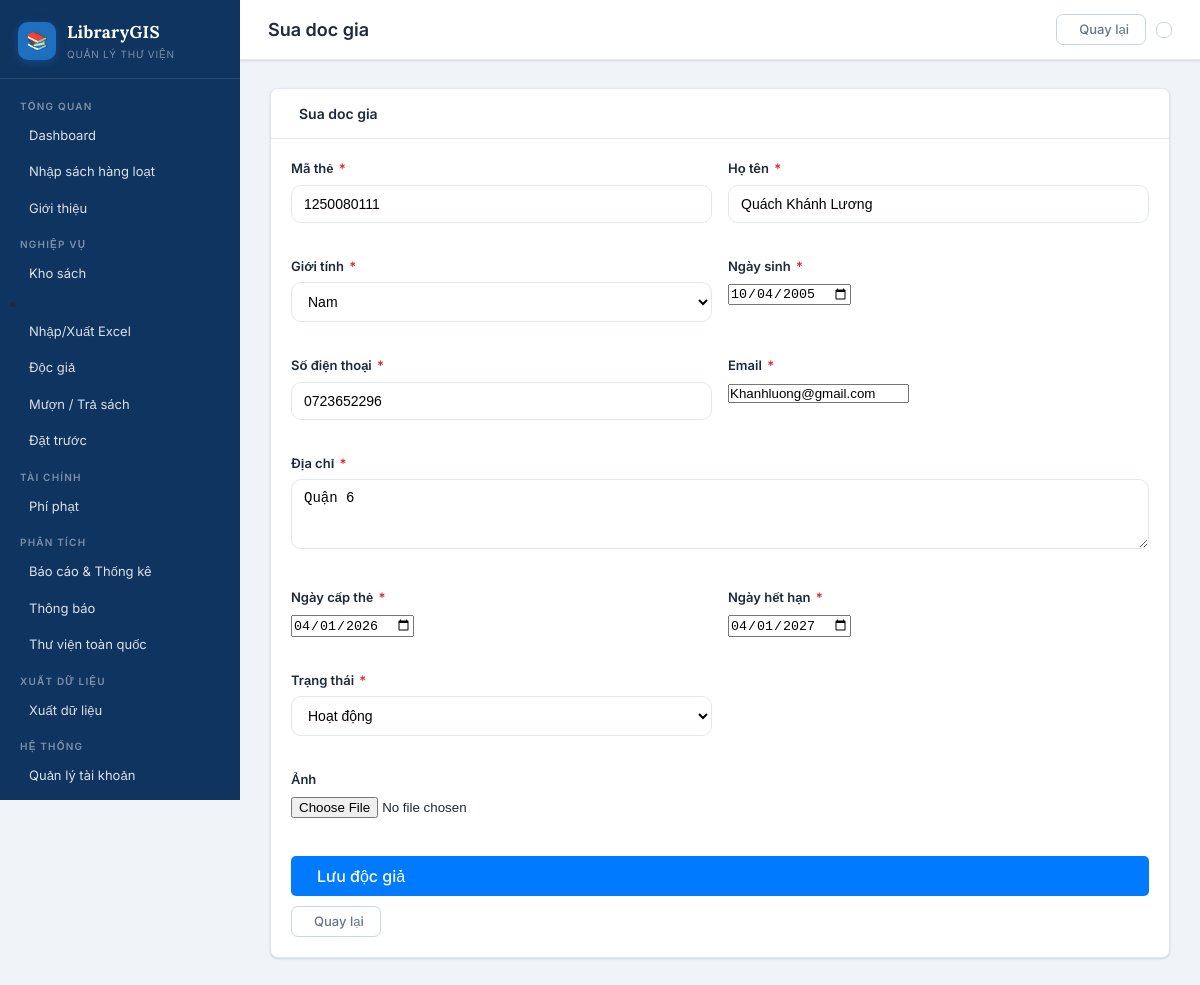
The page /readers/2/edit/ (signed in) on the database its author committed.
### library_app/models.py (models this page shows, shortened)
class Reader(models.Model):
    GENDER_CHOICES = [('M', 'Nam'), ('F', 'Nữ'), ('O', 'Khác')]
    STATUS_CHOICES = [('active', 'Hoạt động'), ('suspended', 'Tạm Khóa'), ('expired', 'Hết hạn')]
    user = models.OneToOneField(User, on_delete=models.SET_NULL, null=True, blank=True, related_name='reader_profile')
    card_number = models.CharField(max_length=20, unique=True, verbose_name="Ma the")
    full_name = models.CharField(max_length=200, verbose_name="Ho ten")
    gender = models.CharField(max_length=1, choices=GENDER_CHOICES, default='M')
    date_of_birth = models.DateField(verbose_name="Ngay sinh")
    phone = models.CharField(max_length=15, verbose_name="So dien thoai")
    email = models.EmailField(verbose_name="Email")
    address = models.TextField(verbose_name="Dia chi")
    card_issue_date = models.DateField(default=timezone.now)
    card_expiry_date = models.DateField()
    status = models.CharField(max_length=20, choices=STATUS_CHOICES, default='active')
    photo = models.ImageField(upload_to='readers/', blank=True, null=True)
    home_latitude = models.FloatField(null=True, blank=True, verbose_name="Vĩ độ nhà")
    home_longitude = models.FloatField(null=True, blank=True, verbose_name="Kinh độ nhà")
    created_at = models.DateTimeField(auto_now_add=True)
    class Meta:
        verbose_name = "Doc gia"
        verbose_name_plural = "Doc gia"

### library_app/views.py (the view)
# urls.py: path('readers/<int:pk>/edit/', views.reader_edit, name='reader_edit'),
@admin_required
def reader_edit(request, pk):
    from .forms import ReaderForm
    reader = get_object_or_404(Reader, pk=pk)
    if request.method == "POST":
        form = ReaderForm(request.POST, request.FILES, instance=reader)
        if form.is_valid():
            form.save()
            messages.success(request, "Cap nhat thanh cong!")
            return redirect("reader_detail", pk=reader.pk)
    else:
        form = ReaderForm(instance=reader)
    return render(
        request,
        "library_app/reader_form.html",
        {"form": form, "title": "Sua doc gia", "reader": reader},
    )

### library_app/templates/library_app/reader_form.html (shortened to what this page needs)
{% extends 'library_app/base.html' %}
{% block page_title %}{{ title }}{% endblock %}
{% block topbar_actions %}
<a href="javascript:history.back()" class="btn btn-ghost"> Quay lại</a>
{% endblock %}
{% block content %}
<div style="max-width:900px;margin:0 auto">
  <div class="card">
    <div class="card-head">
      <span class="card-title"> {{ title }}</span>
    </div>
    <div class="card-body">
      <form method="post" enctype="multipart/form-data">
        <div class="form-grid">
          {% for field in form %}
          <div
            class="form-group {% if 'description' in field.name or 'address' in field.name or 'note' in field.name or 'notes' in field.name or 'photo' in field.name %}full{% endif %}">
            <label class="form-label" for="{{ field.id_for_label }}">
              {{ field.label }}
              {% if field.field.required %}
              <span class="form-req">*</span>
              {% endif %}
            </label>
            {{ field }}
          </div>
          {% endfor %}
        </div>
        <div class="flex-gap mt-20">
          <button type="submit" class="btn btn-primary">
             Lưu độc giả
          </button>
          <a href="{% url 'reader_list' %}" class="btn btn-ghost">
             Quay lại
          </a>
        </div>
      </form>
    </div>
  </div>
</div>
{% endblock %}

### library_app/static/library_app/css/main.css (style rules this page uses)
:root { --bg: #f0f4f8; --bg2: #ffffff; --bg3: #f8fafc; --bg4: #e2e8f0; --border: #e2e8f0; --border2: #cbd5e1; --primary: #1e6fbf; --primary-dark: #155a9e; --primary-light: #3b82c4; --primary-dim: rgba(30, 111, 191, .1); --primary-bg: #eef4fb; --teal: #0891b2; --green: #16a34a; --red: #dc2626; --orange: #d97706; --purple: #7c3aed; --sky: #0284c7; --text: #1e293b; --text2: #64748b; --text3: #94a3b8; --sidebar-bg: #0f3460; --sidebar-dark: #0a2744; --sidebar-active: rgba(255, 255, 255, .12); --sidebar-hover: rgba(255, 255, 255, .07); --sidebar-text: rgba(255, 255, 255, .85); --sidebar-muted: rgba(255, 255, 255, .45); --sidebar: 240px; --radius: 8px; --font: 'Inter', sans-serif; --font-serif: 'Lora', serif; --shadow-sm: 0 1px 3px rgba(0, 0, 0, .08), 0 1px 2px rgba(0, 0, 0, .06); --shadow: 0 4px 6px -1px rgba(0, 0, 0, .1), 0 2px 4px -1px rgba(0, 0, 0, .06); }
*, *::before, *::after { box-sizing: border-box; margin: 0; padding: 0; }
body { font-family: var(--font); background: var(--bg); color: var(--text); display: flex; min-height: 100vh; font-size: 14px; line-height: 1.5; }
.btn { display: inline-flex; align-items: center; gap: 6px; padding: 8px 16px; border-radius: 7px; font-size: 13px; font-weight: 500; text-decoration: none; border: 1px solid transparent; cursor: pointer; transition: .15s; font-family: var(--font); line-height: 1; }
.btn-primary { background: var(--primary); color: #fff; border-color: var(--primary); }
.btn-ghost { background: var(--bg2); color: var(--text2); border-color: var(--border2); }
.card { background: var(--bg2); border: 1px solid var(--border); border-radius: var(--radius); overflow: hidden; box-shadow: var(--shadow-sm); }
.card-head { padding: 14px 20px; border-bottom: 1px solid var(--border); display: flex; align-items: center; justify-content: space-between; background: var(--bg2); }
.card-title { font-size: 14px; font-weight: 600; color: var(--text); display: flex; align-items: center; gap: 8px; }
.card-body { padding: 20px; }
.form-grid { display: grid; grid-template-columns: 1fr 1fr; gap: 18px; }
.form-group { margin-bottom: 18px; }
.form-group.full { grid-column: 1 / -1; }
.form-label { display: block; font-size: 13px; font-weight: 500; color: var(--text); margin-bottom: 6px; }
.form-req { color: var(--red); margin-left: 2px; }
.flex-gap { display: flex; gap: 10px; align-items: center; flex-wrap: wrap; }
.mt-20 { margin-top: 20px; }
.form-grid { display:grid; grid-template-columns:repeat(2, minmax(0, 1fr)); gap:16px; }
.form-group.full { grid-column:1 / -1; }
.form-label { display:block; margin-bottom:6px; font-weight:600; }
.form-control, select, textarea, input[type="number"], input[type="text"] { width:100%; padding:10px 12px; border:1px solid var(--border); border-radius:10px; background:#fff; font-size:14px; }
button[type="submit"] { background-color: #007bff; color: white; padding: 12px 20px; border: none; border-radius: 5px; cursor: pointer; width: 100%; font-size: 16px; }

### rows shown on the page
Reader: form "1250080111" "Quách Khánh Lương" "Nam" "10/04/2005" "0723652296" "Khanhluong@gmail.com" "Quận 6" "04/01/2026" "04/01/2027" "Hoạt động"

### other values the page prints
{{ title }} "Sua doc gia"
{{ field.label }} "Mã thẻ" "Họ tên" "Giới tính" "Ngày sinh" "Số điện thoại" "Email" "Địa chỉ" "Ngày cấp thẻ" "Ngày hết hạn" "Trạng thái" "Ảnh"
